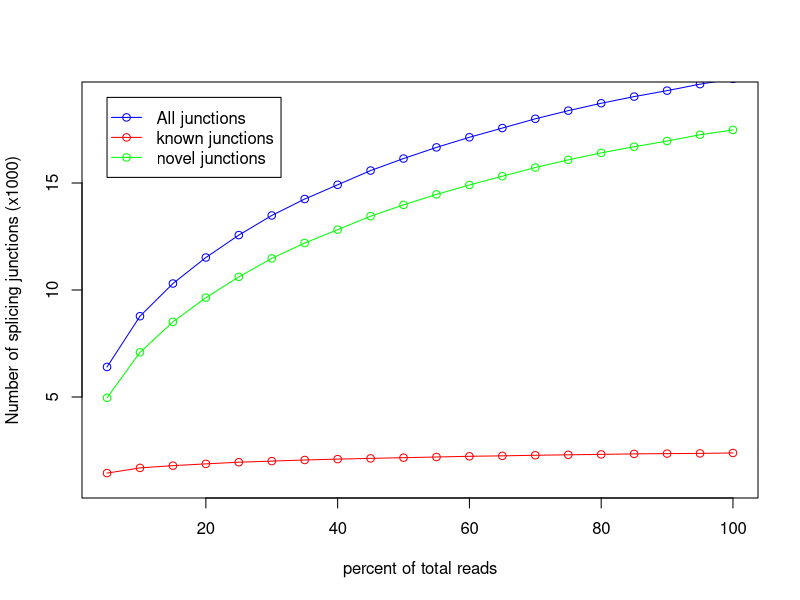

Write R code to recreate this figure.
pdf('MCIC_MD_2024_113.junctionSaturation_plot.pdf')
x=c(5,10,15,20,25,30,35,40,45,50,55,60,65,70,75,80,85,90,95,100)
y=c(1443,1688,1792,1875,1953,2004,2056,2097,2132,2164,2196,2229,2250,2277,2299,2318,2342,2355,2364,2385)
z=c(6404,8775,10303,11518,12566,13483,14251,14917,15582,16143,16665,17137,17568,18001,18381,18727,19038,19317,19620,19866)
w=c(4961,7087,8511,9643,10613,11479,12195,12820,13450,13979,14469,14908,15318,15724,16082,16409,16696,16962,17256,17481)
m=max(2,19,17)
n=min(1,6,4)
plot(x,z/1000,xlab='percent of total reads',ylab='Number of splicing junctions (x1000)',type='o',col='blue',ylim=c(n,m))
points(x,y/1000,type='o',col='red')
points(x,w/1000,type='o',col='green')
legend(5,19, legend=c("All junctions","known junctions", "novel junctions"),col=c("blue","red","green"),lwd=1,pch=1)
dev.off()
